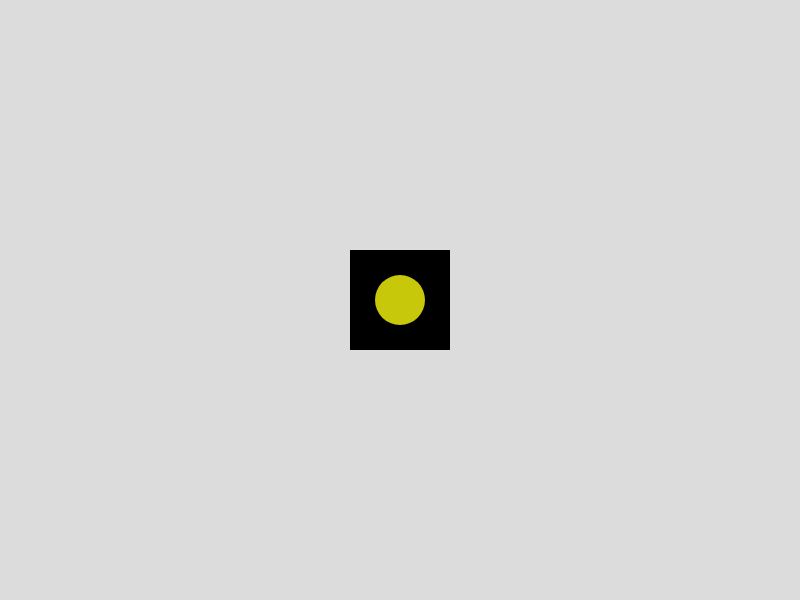
Frame 1 (no input)
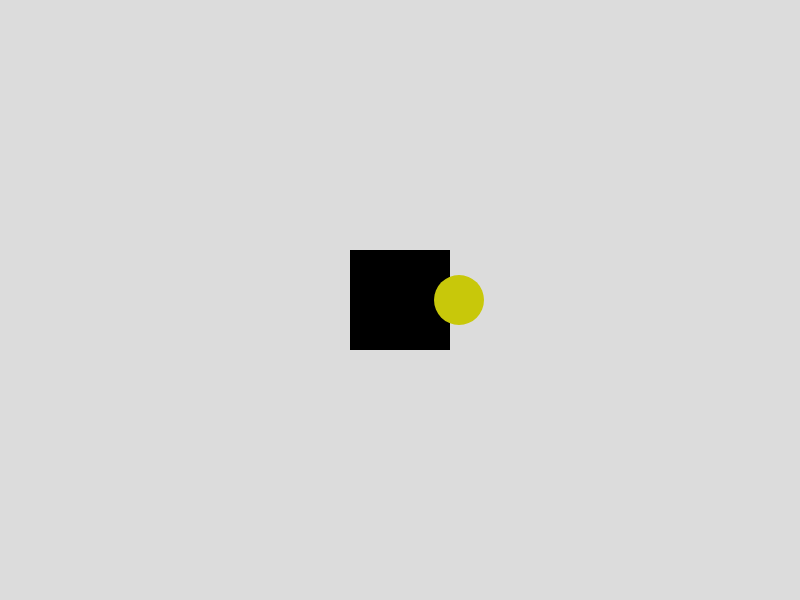
Frame 60 (no input)
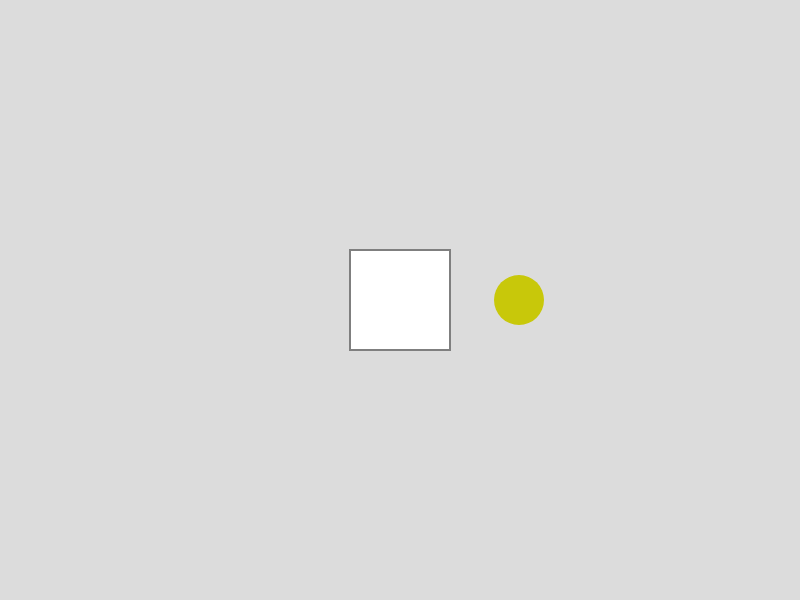
Frame 120 (the mouse pressed at the canvas centre since frame 60)

The p5.js sketch that drew these frames (run headless with seeded random() and noise() and a simulated clock; from frame 60 on, the mouse is pressed at the canvas centre):

// p5.js sketch
// ── sketch.js
//Condition
let sqSize, sqX, sqY;
let circleXpos;
let xDir;

function setup(){
    createCanvas(800, 600);
    sqX = width/2;
    sqY = height/2;
    sqSize = 100;
    rectMode(CENTER);
    circleXpos = width/2;
    xDir = 1;
}

function draw(){
    background(220);
    if (mouseX < width/2){
        fill(0);
        console.log('mouse id on the left')
    }else{
        fill(255)
    }
    if (mouseY < 200){
        noStroke();
        // or in a if statement ||
    } else if(mouseY >= 200 && mouseY<400){
        stroke(127);
        strokeWeight(2);
    } else {
        stroke(127);
        strokeWeight(20);
    }
    rect(sqX, sqY, sqSize);
    
    noStroke();
    fill(200, 200, 10);
    circle(circleXpos, height/2, 50);
    circleXpos += xDir;
    if(circleXpos >= width || circleXpos <= 0){
        xDir*= -1;
    }
}




/*
let cDiam = 25;
let xOffset = 50;
let xSpacing = 50;
let numCircles = 7;
let yPos = 200;

function setup(){
    createCanvas(windowWidth, windowHeight);
    noLoop();
}

function draw(){
    background(220, 0, 150);

    for (let xPos = xOffset; xPos <= width - xOffset; xPos += xSpacing) {
        ellipse(xPos, yPos, cDiam);
    }

}
*/
